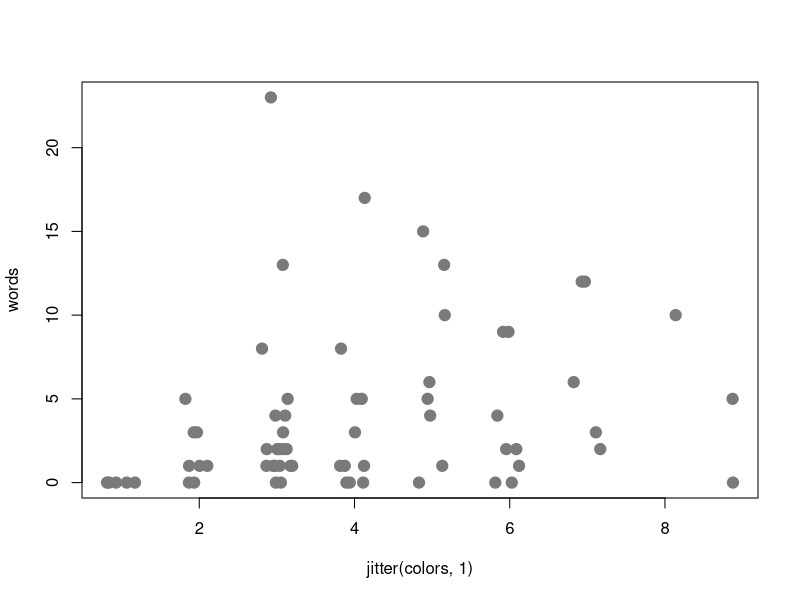
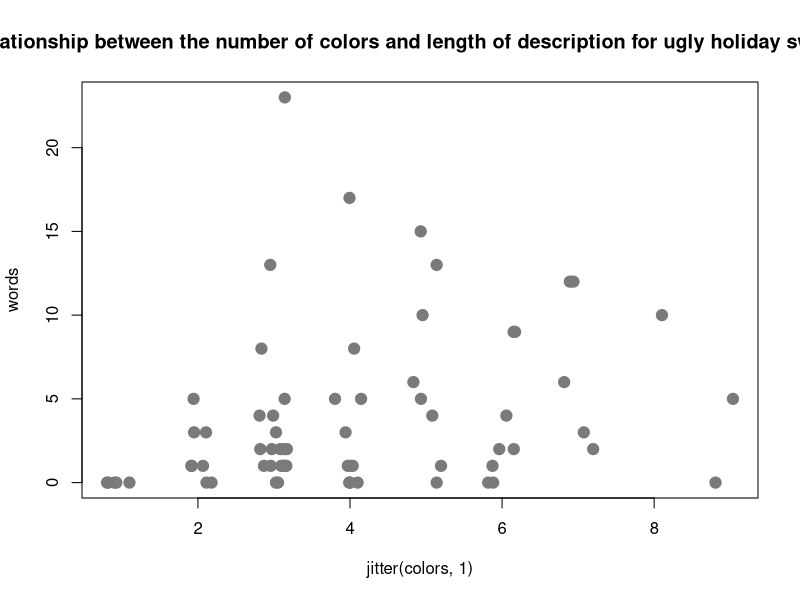

R code for these plots, in order:
# Some dplyr vs. base R comparisions: https://cran.r-project.org/web/packages/dplyr/vignettes/base.html

##~~~~~~~~~~~~~~~~~~~~~~~~~~~~~~~~~~~~~~~~~~~~~~~~~~~~~~~~~~~~~~~~~~~~~~~~~~~~~~
##~~~~~~~~~~~~~~~~~~~~~~~~~~~~~~~~~~~~~~~~~~~~~~~~~~~~~~~~~~~~~~~~~~~~~~~~~~~~~~
##                                                                            ~~
##                        STEP 1: LOAD PACKAGES & DATA                      ----
##                                                                            ~~
##~~~~~~~~~~~~~~~~~~~~~~~~~~~~~~~~~~~~~~~~~~~~~~~~~~~~~~~~~~~~~~~~~~~~~~~~~~~~~~
##~~~~~~~~~~~~~~~~~~~~~~~~~~~~~~~~~~~~~~~~~~~~~~~~~~~~~~~~~~~~~~~~~~~~~~~~~~~~~~

#..........................load packages.........................

# no packages to load, we're using base R!

#..........................read in data..........................

sweaters <- read.csv("ugly_sweaters.csv")

##~~~~~~~~~~~~~~~~~~~~~~~~~~~~~~~~~~~~~~~~~~~~~~~~~~~~~~~~~~~~~~~~~~~~~~~~~~~~~~
##~~~~~~~~~~~~~~~~~~~~~~~~~~~~~~~~~~~~~~~~~~~~~~~~~~~~~~~~~~~~~~~~~~~~~~~~~~~~~~
##                                                                            ~~
##                        STEP 2: WRANGLE/PROCESS DATA                      ----
##                                                                            ~~
##~~~~~~~~~~~~~~~~~~~~~~~~~~~~~~~~~~~~~~~~~~~~~~~~~~~~~~~~~~~~~~~~~~~~~~~~~~~~~~
##~~~~~~~~~~~~~~~~~~~~~~~~~~~~~~~~~~~~~~~~~~~~~~~~~~~~~~~~~~~~~~~~~~~~~~~~~~~~~~

#................filter hs_tf for 'Yes' responses................

sweaters_yes_option1 <- subset(sweaters, hs_tf == "Yes")
sweaters_yes_option2 <- sweaters[which(sweaters$hs_tf == "Yes"), , drop = FALSE]


##~~~~~~~~~~~~~~~~~~~~~~~~~~~~~~~~~~~~~~~~~~~~~~~~~~~~~~~~~~~~~~~~~~~~~~~~~~~~~~
##                            count sweater colors                          ----
##~~~~~~~~~~~~~~~~~~~~~~~~~~~~~~~~~~~~~~~~~~~~~~~~~~~~~~~~~~~~~~~~~~~~~~~~~~~~~~

#..................tidy colors (1 color per row).................

# separate by ','
sweater_colors_list1 <- strsplit(sweaters_yes_option1$colors, split = c(", "))
sweater_colors1 <- data.frame(sweater = rep(sweaters_yes_option1$sweater, sapply(sweater_colors_list1, length)), colors = unlist(sweater_colors_list1))

# separate by 'and'
sweater_colors_list2 <- strsplit(sweater_colors1$colors, split = c(" and "))
sweater_colors2 <- data.frame(sweater = rep(sweater_colors1$sweater, sapply(sweater_colors_list2, length)), colors = unlist(sweater_colors_list2))

#..............group by sweaterID and count colors...............

color_counts <- aggregate(cbind(count = colors) ~ sweater, 
          data = sweater_colors2, 
          FUN = function(x){NROW(x)})

##~~~~~~~~~~~~~~~~~~~~~~~~~~~~~~~~~~~~~~~~~~~~~~~~~~~~~~~~~~~~~~~~~~~~~~~~~~~~~~
##                      count sweater description words                     ----
##~~~~~~~~~~~~~~~~~~~~~~~~~~~~~~~~~~~~~~~~~~~~~~~~~~~~~~~~~~~~~~~~~~~~~~~~~~~~~~

#..................tidy descriptions (1 word per row).................

# separate by ','
sweater_words_list <- strsplit(sweaters_yes_option1$image_desc, split = c(" "))
sweater_words <- data.frame(sweater = rep(sweaters_yes_option1$sweater, sapply(sweater_words_list, length)), words = unlist(sweater_words_list))

#..............group by sweaterID and count colors...............

word_counts <- aggregate(cbind(count = words) ~ sweater, 
                          data = sweater_words, 
                          FUN = function(x){NROW(x)})

##~~~~~~~~~~~~~~~~~~~~~~~~~~~~~~~~~~~~~~~~~~~~~~~~~~~~~~~~~~~~~~~~~~~~~~~~~~~~~~
##                                  join dfs                                ----
##~~~~~~~~~~~~~~~~~~~~~~~~~~~~~~~~~~~~~~~~~~~~~~~~~~~~~~~~~~~~~~~~~~~~~~~~~~~~~~

all_counts <- merge(x = color_counts, y = word_counts, by = "sweater", all = TRUE)
all_counts[is.na(all_counts)] = 0

# ADDRESS THIS
all_counts$count.x <- as.numeric(all_counts$count.x)
colors <- all_counts$count.x
words <- all_counts$count.y

##~~~~~~~~~~~~~~~~~~~~~~~~~~~~~~~~~~~~~~~~~~~~~~~~~~~~~~~~~~~~~~~~~~~~~~~~~~~~~~
##~~~~~~~~~~~~~~~~~~~~~~~~~~~~~~~~~~~~~~~~~~~~~~~~~~~~~~~~~~~~~~~~~~~~~~~~~~~~~~
##                                                                            ~~
##                           STEP 3: VISUALIZE DATA                         ----
##                                                                            ~~
##~~~~~~~~~~~~~~~~~~~~~~~~~~~~~~~~~~~~~~~~~~~~~~~~~~~~~~~~~~~~~~~~~~~~~~~~~~~~~~
##~~~~~~~~~~~~~~~~~~~~~~~~~~~~~~~~~~~~~~~~~~~~~~~~~~~~~~~~~~~~~~~~~~~~~~~~~~~~~~

#....................create basic scatterplot....................

# NEED TO FIX (currently getting an error when using all_counts df for plotting)
simple_plot <- plot(words ~ jitter(colors, 1), 
                    pch = 19, cex = 1.5, col = "gray48")

simple_plot

#..............create slightly fancier scatterplot...............

fancy_plot <- plot(words ~ jitter(colors, 1), 
                  pch = 19, cex = 1.5, col = "gray48",
                  main = "Relationship between the number of colors and length of description for ugly holiday sweaters")

# fancy_plot <- ggplot(tidy_counts, aes(x = num_colors, y = num_words)) +
#   geom_jitter(size = 3, alpha = 0.5) +
#   scale_x_continuous(breaks = seq(from = 2, to = 8, by = 2)) +
#   geom_smooth(method = lm, se = TRUE, size = 0.5, color = "black") +
#   labs(x = "Number of colors on sweater", 
#        y = "Number of words in sweater description",
#        title = str_wrap("Relationship between the number of colors and length of description for ugly holiday sweaters", 60)) +
#   theme_classic()

fancy_plot
